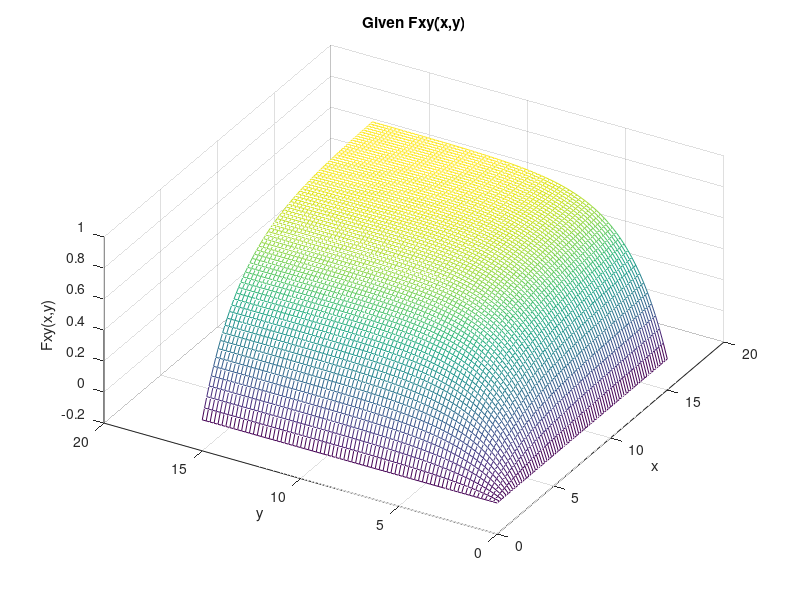
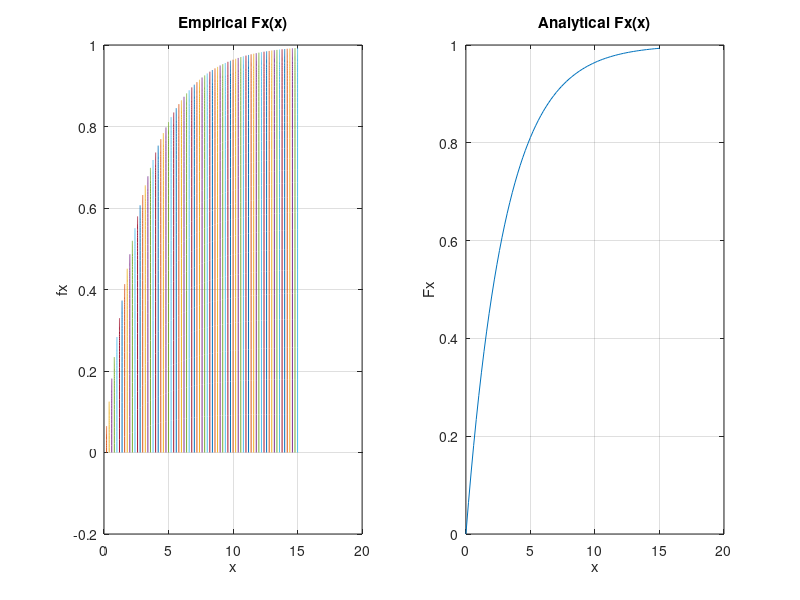
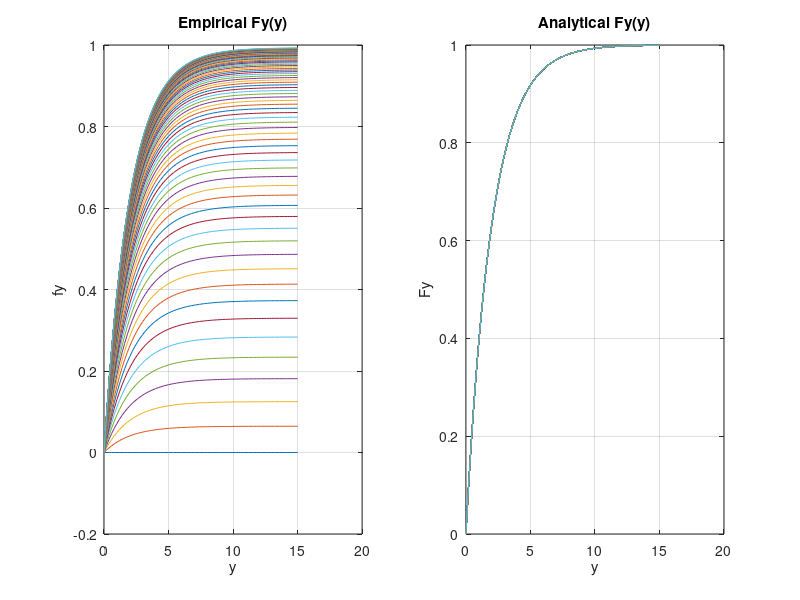
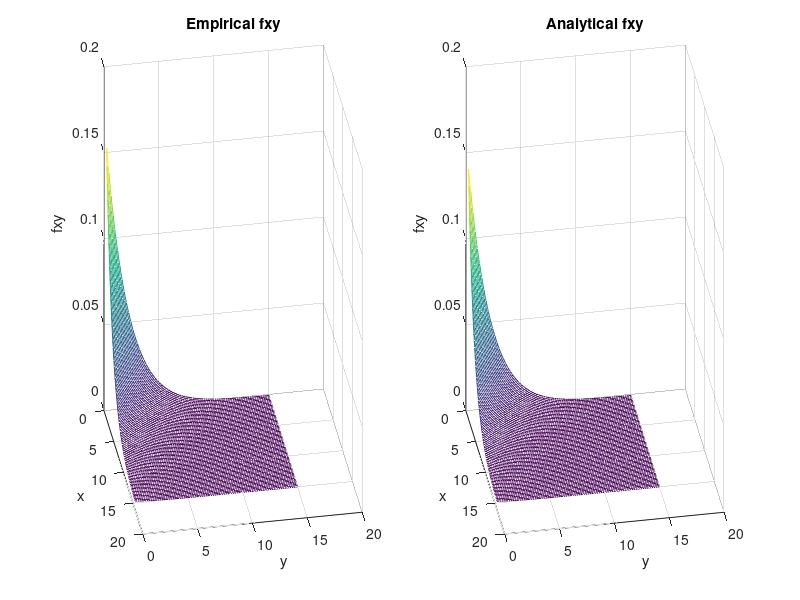

Recreate these plots in MATLAB, in order.
%%%%%%%%%%%%%%%%%%%%%%%%%%%%%%%%%%%%%%%%%%%%%%%%%%%%%%%%%%%%%%%%%%%%%%%%%%
% Filename: Lab_7_223.m
% Author: Karmyn VonEhr
% Date: 3/18/2020
% Instructor: Prof. Baine
% Description:  This program takes a given CDF and plots the 3D
% representation of the CDF, the marginal CDFs, the PDF, and the marginal
% PDFs. Each sections determines these graphs emipirically and
% analytically. 
%%%%%%%%%%%%%%%%%%%%%%%%%%%%%%%%%%%%%%%%%%%%%%%%%%%%%%%%%%%%%%%%%%%%%%%%%%
close all
clc

s = 1/5;                                     %scale for range divisions
[x,y] = meshgrid(0:s:15, 0:s:15);            %Mesh ranges
Fxy = 1 - exp(-x./3) - exp(-y./2) + exp(-(x./3 + y./2)); %given CDF

%%%%%%%%%%%%%%%%%%% PART 4 %%%%%%%%%%%%%%%%%%%
figure;
mesh(x,y, Fxy)                   %3D plot of the CDF, Fxy
view(-60, 50)
xlabel('x'); ylabel('y'); zlabel('Fxy(x,y)');
title("Given Fxy(x,y)");

%%%%%%%%%%%%%%%%%%% PART 5 %%%%%%%%%%%%%%%%%%%
figure;
subplot(1,2,1);
plot(x, Fxy); grid; xlabel('x'); ylabel('fx');  %2D empircal of x marginal
title("Empirical Fx(x)");

x = 0:s:15;
Fx = 1 - exp(-x./3);                %analytical equation for x marginal

subplot(1,2,2);
plot(x, Fx); grid; xlabel('x'); ylabel('Fx'); %plot of analytical Fx
title("Analytical Fx(x)");

figure;
subplot(1,2,1);
plot(y, Fxy); grid; xlabel('y'); ylabel('fy');  %2D empirical of y marginal
title("Empirical Fy(y)");

Fy = 1 - exp(-y./2);                %analytical equation for y marginal

subplot(1,2,2);
plot(y, Fy); grid; xlabel('y'); ylabel('Fy'); %plot of analytical Fy
title("Analytical Fy(y)");

%%%%%%%%%%%%%%%%%%% PART 6 %%%%%%%%%%%%%%%%%%%
[x,y] = meshgrid(s:s:15, s:s:15);
figure;
subplot(1,2,1);
fxy1 = diff(Fxy,1,1)./s;
efxy = diff(fxy1,1,2)./s;                   %empirically determined PDF
mesh(x,y,efxy)                              %3D plot of empirical PDF
view(80, 20)
xlabel('x'); ylabel('y'); zlabel('fxy');
title("Empirical fxy");

subplot(1,2,2);
afxy = (1/6).*exp(-(x./3 + y./2));          %analytically determined PDF
mesh(x,y, afxy)                             %3D plot of analytical PDF
view(80, 20)
xlabel('x'); ylabel('y'); zlabel('fxy');
title("Analytical fxy");

%%%%%%%%%%%%%%%%%%% PART 7 %%%%%%%%%%%%%%%%%%%
ydim = 1;
xdim = 2;

x = s:s:15;
efx = s.*trapz(efxy,ydim);  %Partial integral for empirical x marginal PDF
figure;
subplot(1,2,1);
plot(x, efx); grid; xlabel('x'); ylabel('fx');%Plot of empirical x marg PDF
title("Empirical fx(x)");

afx = (1/3).*exp(-x./3);    %analytical y marginal PDF
subplot(1,2,2);
plot(x, afx);grid; xlabel('x'); ylabel('Fx');%Plot of analytical x marg PDF
title("Analytical fx(x)");

efy = s*trapz(efxy,xdim);   %Partial integral for empirical y marginal PDF
figure;
subplot(1,2,1);
plot(y, efy); grid; xlabel('y'); ylabel('fy');%Plot of empirical y marg PDF
title("Empirical fy(y)");

afy = (1/2).*exp(-y./2);    %analytical y marginal PDF
subplot(1,2,2);
plot(y, afy);grid; xlabel('y'); ylabel('Fy');%Plot of analytical y marg PDF
title("Analytical fy(y)");



